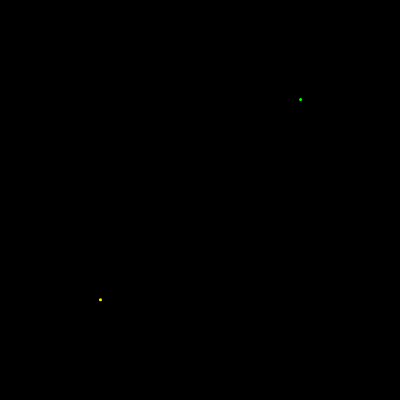
Frame 1 (no input)
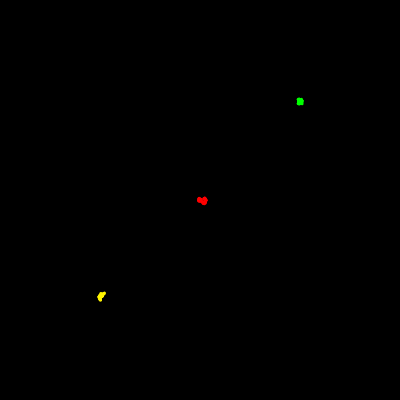
Frame 60 (no input)
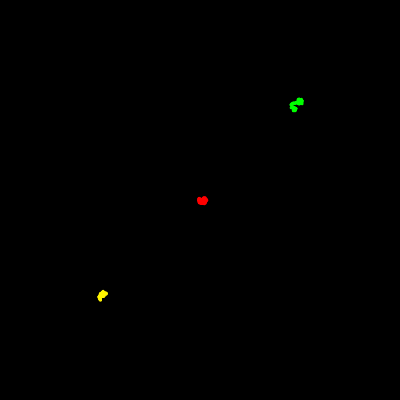
Frame 120 (the mouse pressed at the canvas centre since frame 60)

The p5.js sketch that drew these frames (run headless with seeded random() and noise() and a simulated clock; from frame 60 on, the mouse is pressed at the canvas centre):

// p5.js sketch
// ── sketch.js
//Random Walker

const canvasWidth = 400;
const canvasHeight = 400;

function setup() {
  createCanvas(canvasWidth, canvasHeight);
  background(0);
  frameRate(60);

  wGreen = new Walker(canvasHeight / 2, canvasWidth / 2, new Color(255, 244, 0));
  wYellow = new Walker(canvasHeight / 2 - 100 , canvasWidth / 2 + 100, new Color(0, 255, 0));
  wRed = new Walker(canvasHeight / 2 + 100 , canvasWidth / 2 - 100, new Color(255, 0, 0));

  walkers = [wGreen, wYellow, wRed];
}

function draw() {
  walkers.forEach(w => {
    w.step();
    w.render();
  });
}

class Walker {
  constructor(x, y, color) {
    this.x = x;
    this.y = y;
    this.color = color;
  }

  step() {
    this.x += random(-1, 1);
    this.y += random(-1, 1)
  }

  render() {
    point(this.x, this.y);
    stroke(this.color.r, this.color.g, this.color.b);
    strokeWeight(3);
  }
}

class Color {
  constructor(r, g, b) {
    this.r = r;
    this.g = g;
    this.b = b;
  }
}
